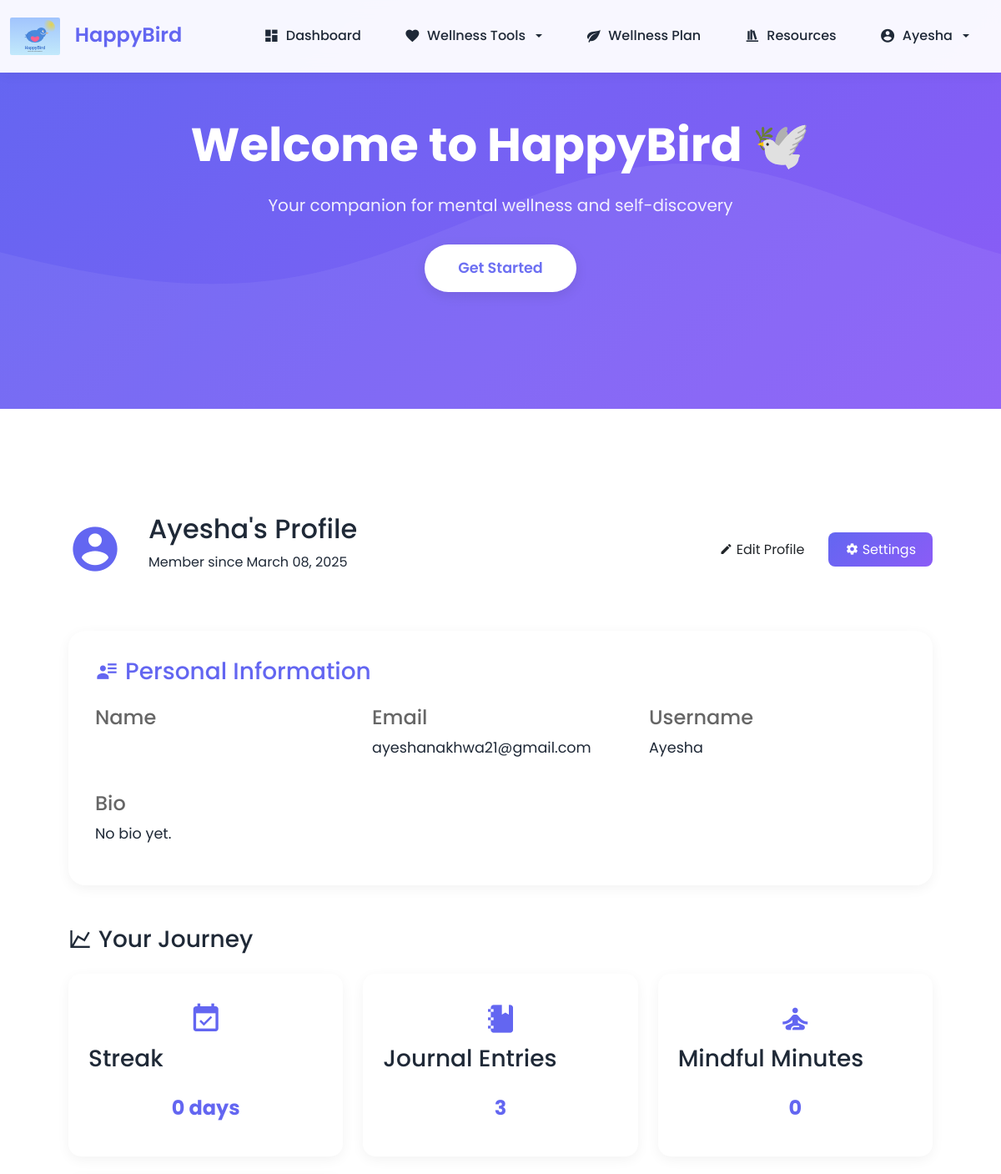
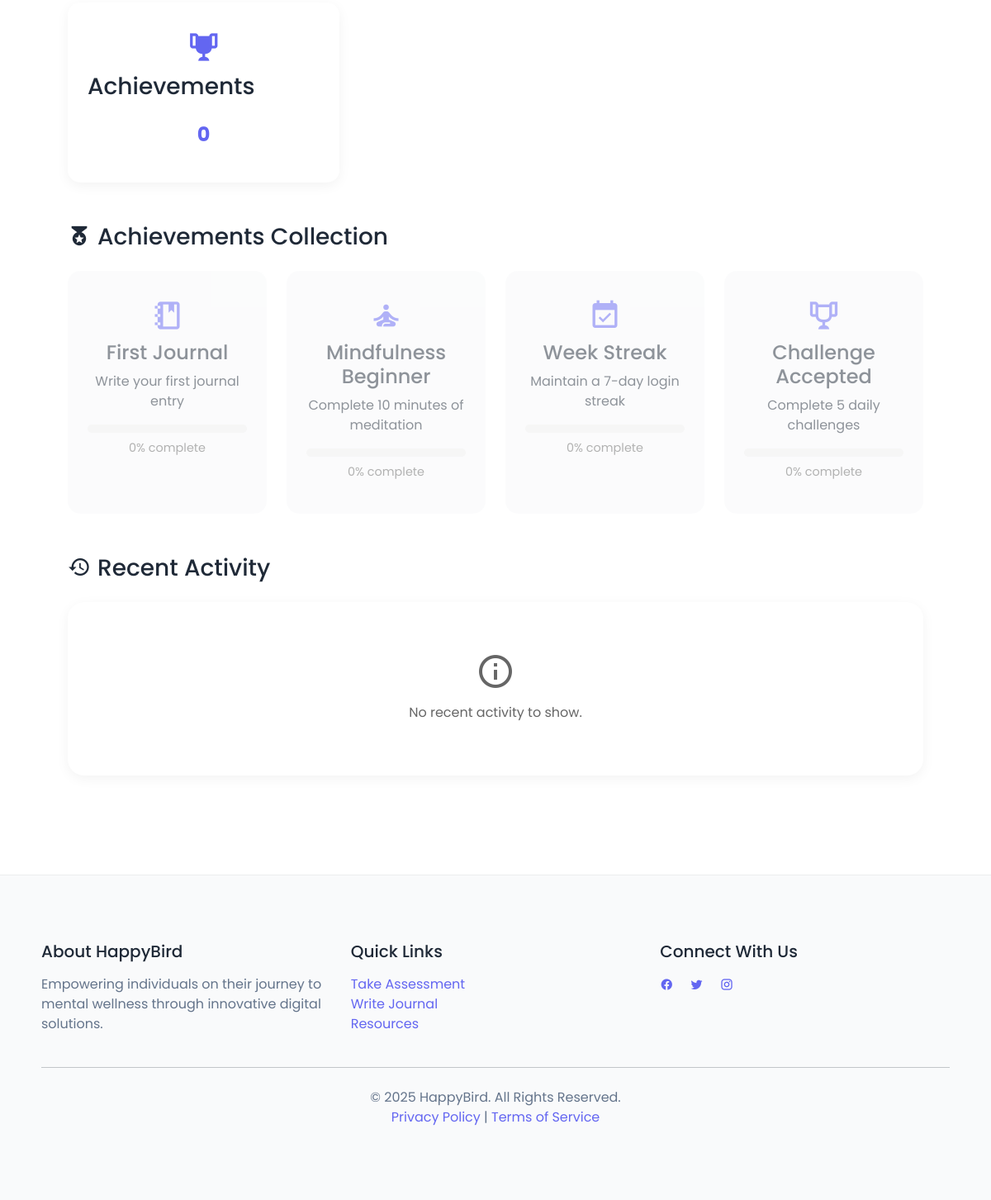
The app's page /profile/ (signed in) with its own data (2 pictures, top to bottom).
### core/models.py (models this page shows, shortened)
class UserProfile(models.Model):
    user = models.OneToOneField(User, on_delete=models.CASCADE, related_name='profile')
    bio = models.TextField(max_length=500, blank=True)
    last_activity = models.DateTimeField(default=timezone.now)
    streak_start = models.DateField(null=True, blank=True)
    total_mindful_minutes = models.IntegerField(default=0)

class Badge(models.Model):
    user = models.ForeignKey(User, on_delete=models.CASCADE, related_name='badges')
    name = models.CharField(max_length=100)
    description = models.TextField()
    icon = models.CharField(max_length=50)  # Material Design Icon class
    unlocked = models.BooleanField(default=False)
    progress = models.IntegerField(default=0)  # Progress percentage toward unlocking
    date_unlocked = models.DateTimeField(null=True, blank=True)

### core/views.py (the view)
# urls.py: path('profile/', views.profile_view, name='profile'),
@login_required
def profile_view(request):
    user = request.user
    profile, created = UserProfile.objects.get_or_create(user=user)
    streak_days = calculate_user_streak(user)
    journal_count = JournalEntry.objects.filter(user=user).count()
    mindful_minutes = calculate_mindful_minutes(user)
    achievements_count = Badge.objects.filter(user=user, unlocked=True).count()
    user_badges = Badge.objects.filter(user=user)
    recent_activities = Activity.objects.filter(user=user).order_by('-timestamp')[:10]
    context = {
        'user': user,
        'profile': profile,
        'streak_days': streak_days,
        'journal_count': journal_count,
        'mindful_minutes': mindful_minutes,
        'achievements_count': achievements_count,
        'user_badges': user_badges,
        'recent_activities': recent_activities,
    }
    return render(request, 'profile.html', context)

### core/views.py (called while the page is built)
def calculate_user_streak(user):
    try:
        profile = UserProfile.objects.get(user=user)
        if not profile.streak_start:
            return 0
        today = timezone.now().date()
        delta = today - profile.streak_start
        return delta.days + 1
    except UserProfile.DoesNotExist:
        return 0
    except Exception:
        return 0

def calculate_mindful_minutes(user):
    try:
        profile = UserProfile.objects.get(user=user)
        return profile.total_mindful_minutes
    except (UserProfile.DoesNotExist, AttributeError):
        try:
            sessions = MeditationSession.objects.filter(user=user)
            total_minutes = sum(session.duration for session in sessions)
            return total_minutes
        except Exception:
            return 0

### core/templates/profile.html (shortened to what this page needs)
{% extends 'base.html' %}
{% load static %}
{% block content %}
<div class="profile-container">
    <div class="profile-header" data-aos="fade-down">
        <div class="user-profile">
            <div class="profile-avatar">
                <i class="mdi mdi-account-circle"></i>
            </div>
            <div class="user-info">
                <h2>{{ user.first_name|default:user.username }}'s Profile</h2>
                <p>Member since {{ user.date_joined|date:"F d, Y" }}</p>
            </div>
        </div>
        <div class="profile-actions">
            <button class="btn btn-outline" data-toggle="modal" data-target="#editProfileModal">
                <i class="mdi mdi-pencil"></i> Edit Profile
            </button>
            <button class="btn btn-gradient">
                <i class="mdi mdi-cog"></i> Settings
            </button>
        </div>
    </div>
    <div class="profile-details" data-aos="fade-up">
        <div class="profile-card">
            <h3><i class="mdi mdi-account-details"></i> Personal Information</h3>
            <div class="info-grid">
                <div class="info-item">
                    <h4>Name</h4>
                </div>
                <div class="info-item">
                    <h4>Email</h4>
                    <p>{{ user.email }}</p>
                </div>
                <div class="info-item">
                    <h4>Username</h4>
                    <p>{{ user.username }}</p>
                </div>
                <div class="info-item">
                    <h4>Bio</h4>
                    <p>{{ user.profile.bio|default:"No bio yet." }}</p>
                </div>
            </div>
        </div>
    </div>
    <div class="stats-summary" data-aos="fade-up">
        <h3><i class="mdi mdi-chart-line"></i> Your Journey</h3>
        <div class="stats-grid">
            <div class="stat-card" data-aos="fade-up" data-aos-delay="100">
                <i class="mdi mdi-calendar-check"></i>
                <h3>Streak</h3>
                <p class="stat-value">{{ streak_days }} days</p>
            </div>
            <div class="stat-card" data-aos="fade-up" data-aos-delay="200">
                <i class="mdi mdi-notebook"></i>
                <h3>Journal Entries</h3>
                <p class="stat-value">{{ journal_count }}</p>
            </div>
            <div class="stat-card" data-aos="fade-up" data-aos-delay="300">
                <i class="mdi mdi-meditation"></i>
                <h3>Mindful Minutes</h3>
                <p class="stat-value">{{ mindful_minutes }}</p>
            </div>
            <div class="stat-card" data-aos="fade-up" data-aos-delay="400">
                <i class="mdi mdi-trophy"></i>
                <h3>Achievements</h3>
                <p class="stat-value">{{ achievements_count }}</p>
            </div>
        </div>
    </div>
    <div class="achievements" data-aos="fade-up">
        <h3><i class="mdi mdi-medal"></i> Achievements Collection</h3>
        <div class="badge-grid">
            {% for badge in user_badges %}
            <div class="badge-card {% if badge.unlocked %}unlocked{% endif %}">
                <i class="mdi {{ badge.icon }}"></i>
                <h4>{{ badge.name }}</h4>
                <p>{{ badge.description }}</p>
                {% if not badge.unlocked %}
                <div class="badge-progress">
                </div>
                <p class="progress-text">{{ badge.progress }}% complete</p>
                {% endif %}
            </div>
            {% endfor %}
        </div>
    </div>
    <div class="recent-activity" data-aos="fade-up">
        <h3><i class="mdi mdi-history"></i> Recent Activity</h3>
        <div class="activity-list">
            {% for activity in recent_activities %}
            <div class="activity-item">
                <div class="activity-icon">
                    <i class="mdi {{ activity.icon }}"></i>
                </div>
                <div class="activity-details">
                    <h4>{{ activity.title }}</h4>
                    <p>{{ activity.description }}</p>
                    <span class="activity-time">{{ activity.timestamp|date:"F d, Y h:i a" }}</span>
                </div>
            </div>
            {% empty %}
            <div class="empty-state">
                <i class="mdi mdi-information-outline"></i>
                <p>No recent activity to show.</p>
            </div>
            {% endfor %}
        </div>
    </div>
</div>
{% endblock %}

### core/templates/base.html (shortened to what this page needs)
<!DOCTYPE html>
<html lang="en">
<head>
    {% load static %}
    <link href="https://cdn.jsdelivr.net/npm/bootstrap@5.3.3/dist/css/bootstrap.min.css" rel="stylesheet">
    <link rel="stylesheet" href="https://cdnjs.cloudflare.com/ajax/libs/animate.css/4.1.1/animate.min.css"/>
    <link rel="stylesheet" href="https://cdn.jsdelivr.net/npm/aos@2.3.4/dist/aos.css" />
    <link rel="stylesheet" href="https://cdn.jsdelivr.net/npm/@mdi/font@6.5.95/css/materialdesignicons.min.css">
</head>
<body>
<nav class="navbar navbar-expand-lg navbar-light fixed-top">
    <div class="container-fluid">
        <a class="navbar-brand" href="/">
            <img src="{% static 'images/logo.svg' %}" alt="HappyBird Logo"> HappyBird
        </a>
        <div class="collapse navbar-collapse" id="navbarNav">
            <ul class="navbar-nav ms-auto">
                {% if user.is_authenticated %}
                    <li class="nav-item">
                        <a class="nav-link" href="{% url 'dashboard' %}">
                            <i class="mdi mdi-view-dashboard"></i> Dashboard
                        </a>
                    </li>
                    <li class="nav-item dropdown">
                        <a class="nav-link dropdown-toggle" href="#" id="wellnessDropdown" role="button" data-bs-toggle="dropdown">
                            <i class="mdi mdi-heart"></i> Wellness Tools
                        </a>
                    </li>
                    <li class="nav-item">
                        <a class="nav-link" href="{% url 'wellness_plan' %}">
                            <i class="mdi mdi-leaf"></i> Wellness Plan
                        </a>
                    </li>
                    <li class="nav-item">
                        <a class="nav-link" href="{% url 'resources' %}">
                            <i class="mdi mdi-bookshelf"></i> Resources
                        </a>
                    </li>
                    <li class="nav-item dropdown">
                        <a class="nav-link dropdown-toggle" href="#" id="userDropdown" role="button" data-bs-toggle="dropdown">
                            <i class="mdi mdi-account-circle"></i> {{ user.username }}
                        </a>
                    </li>
                {% endif %}
            </ul>
        </div>
    </div>
</nav>
<div class="hero-section">
    <div class="container">
        <h1 class="animate__animated animate__fadeInDown">Welcome to HappyBird 🕊️</h1>
        <p class="animate__animated animate__fadeInUp animate__delay-1s">Your companion for mental wellness and self-discovery</p>
        <a href="#" class="btn hero-btn animate__animated animate__fadeInUp animate__delay-2s">Get Started</a>
    </div>
</div>
<div class="container mt-5">
    {% block content %}{% endblock %}
</div>
<footer class="footer">
    <div class="container">
        <div class="row">
            <div class="col-md-4 mb-4 mb-md-0">
                <h5 class="mb-3">About HappyBird</h5>
                <p>Empowering individuals on their journey to mental wellness through innovative digital solutions.</p>
            </div>
            <div class="col-md-4 mb-4 mb-md-0">
                <h5 class="mb-3">Quick Links</h5>
                <ul class="list-unstyled">
                    <li><a href="{% url 'assessment' %}">Take Assessment</a></li>
                    <li><a href="{% url 'journal' %}">Write Journal</a></li>
                    <li><a href="{% url 'resources' %}">Resources</a></li>
                </ul>
            </div>
            <div class="col-md-4">
                <h5 class="mb-3">Connect With Us</h5>
                <div class="social-links">
                    <a href="#" class="me-3"><i class="mdi mdi-facebook"></i></a>
                    <a href="#" class="me-3"><i class="mdi mdi-twitter"></i></a>
                    <a href="#" class="me-3"><i class="mdi mdi-instagram"></i></a>
                </div>
            </div>
        </div>
        <hr class="my-4">
        <p class="text-center mb-0">&copy; 2025 HappyBird. All Rights Reserved.</p>
        <p class="text-center"><a href="#">Privacy Policy</a> | <a href="#">Terms of Service</a></p>
    </div>
</footer>
</body>
</html>

### core/templates/base.html (style rules this page uses)
:root { --primary-color: #6366f1; --secondary-color: #8b5cf6; --accent-color: #a855f7; --text-color: #1f2937; --light-bg: #f9fafb; }
body { font-family: 'Poppins', sans-serif; min-height: 100vh; display: flex; flex-direction: column; color: var(--text-color); background-color: #ffffff; }
.navbar { background: rgba(255, 255, 255, 0.95) !important; backdrop-filter: blur(10px); box-shadow: 0 2px 15px rgba(0, 0, 0, 0.05); padding: 1rem 0; }
.navbar-brand { font-weight: 600; font-size: 1.5rem; color: var(--primary-color) !important; transition: all 0.3s ease; }
.navbar-brand img { height: 45px; margin-right: 12px; transition: transform 0.3s ease; }
.nav-link { font-weight: 500; color: var(--text-color) !important; margin: 0 10px; padding: 8px 16px !important; border-radius: 8px; transition: all 0.3s ease; display: flex; align-items: center; gap: 0.5rem; }
.nav-link i { font-size: 1.2rem; }
.btn-gradient { background: linear-gradient(135deg, var(--primary-color), var(--secondary-color)); color: white !important; border: none; padding: 8px 20px !important; border-radius: 8px; transition: all 0.3s ease; }
.hero-section { background: linear-gradient(135deg, var(--primary-color) 0%, var(--secondary-color) 100%); color: #fff; padding: 100px 20px; text-align: center; position: relative; overflow: hidden; }
.hero-section::before { content: ''; position: absolute; top: 0; left: 0; right: 0; bottom: 0; background-size: cover; background-position: center; opacity: 0.6; }
.hero-section h1 { font-size: 3.5rem; font-weight: 700; margin-bottom: 1.5rem; animation: fadeInDown 1s ease; }
.hero-section p { font-size: 1.25rem; margin-bottom: 2rem; animation: fadeInUp 1s ease 0.3s; opacity: 0.9; }
.hero-btn { background: #fff; color: var(--primary-color); border: none; padding: 15px 40px; border-radius: 30px; font-weight: 600; font-size: 1.1rem; transition: all 0.3s ease; box-shadow: 0 4px 15px rgba(0, 0, 0, 0.1); animation: fadeInUp 1s ease 0.6s; }
.container { padding: 40px 20px; }
.footer { background: var(--light-bg); padding: 40px 0; margin-top: auto; border-top: 1px solid rgba(0, 0, 0, 0.05); }
.footer p { margin-bottom: 0.5rem; color: #64748b; }
.footer a { color: var(--primary-color); text-decoration: none; transition: color 0.3s ease; }

### core/templates/profile.html (style rules this page uses)
.profile-container { max-width: 1200px; margin: 0 auto; padding: 2rem; }
.profile-header { display: flex; justify-content: space-between; align-items: center; margin-bottom: 3rem; }
.user-profile { display: flex; align-items: center; gap: 2rem; }
.profile-avatar { font-size: 4rem; color: var(--primary-color); }
.profile-actions { display: flex; gap: 1rem; }
.profile-card { background: white; padding: 2rem; border-radius: 20px; box-shadow: 0 4px 15px rgba(0,0,0,0.05); margin-bottom: 3rem; }
.profile-card h3 { display: flex; align-items: center; gap: 0.5rem; margin-bottom: 1.5rem; color: var(--primary-color); }
.info-grid { display: grid; grid-template-columns: repeat(auto-fit, minmax(250px, 1fr)); gap: 1.5rem; }
.info-item h4 { color: #666; margin-bottom: 0.5rem; }
.info-item p { font-size: 1.1rem; }
.stats-grid { display: grid; grid-template-columns: repeat(auto-fit, minmax(250px, 1fr)); gap: 1.5rem; margin-top: 1.5rem; }
.stat-card { background: white; padding: 1.5rem; border-radius: 15px; box-shadow: 0 4px 15px rgba(0,0,0,0.05); text-align: center; transition: transform 0.3s ease; }
.stat-card i { font-size: 2.5rem; color: var(--primary-color); margin-bottom: 1rem; }
.stat-value { font-size: 1.5rem; font-weight: bold; color: var(--primary-color); }
.stats-summary, .achievements, .recent-activity { margin-bottom: 3rem; }
.stats-summary h3, .achievements h3, .recent-activity h3 { display: flex; align-items: center; gap: 0.5rem; margin-bottom: 1.5rem; }
.badge-grid { display: grid; grid-template-columns: repeat(auto-fit, minmax(200px, 1fr)); gap: 1.5rem; }
.badge-card { background: #f8f9fa; padding: 1.5rem; border-radius: 15px; text-align: center; opacity: 0.5; transition: all 0.3s ease; }
.badge-card i { font-size: 2.5rem; color: var(--primary-color); margin-bottom: 1rem; }
.badge-progress { background: #eee; height: 10px; border-radius: 10px; margin: 1rem 0 0.5rem; overflow: hidden; }
.progress-text { font-size: 0.9rem; color: #666; }
.activity-list { background: white; border-radius: 20px; box-shadow: 0 4px 15px rgba(0,0,0,0.05); overflow: hidden; }
.empty-state { padding: 3rem; text-align: center; color: #666; }
.empty-state i { font-size: 3rem; margin-bottom: 1rem; }

### records on screen
Badge: name "First Journal", description "Write your first journal entry", progress "0"
Badge: name "Mindfulness Beginner", description "Complete 10 minutes of meditation", progress "0"
Badge: name "Week Streak", description "Maintain a 7-day login streak", progress "0"
Badge: name "Challenge Accepted", description "Complete 5 daily challenges", progress "0"

### other values on screen
{{ user.username }} "Ayesha"
{{ user.first_name|default:user.username }} "Ayesha"
{{ user.date_joined|date:"F d, Y" }} "March 08, 2025"
{{ user.email }} "ayeshanakhwa21@gmail.com"
{{ user.profile.bio|default:"No bio yet." }} "No bio yet."
{{ streak_days }} "0"
{{ journal_count }} "3"
{{ mindful_minutes }} "0"
{{ achievements_count }} "0"
